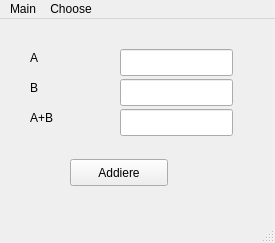
<?xml version="1.0" encoding="UTF-8"?>
<ui version="4.0">
 <class>MainWindow</class>
 <widget class="QMainWindow" name="MainWindow">
  <property name="geometry">
   <rect>
    <x>0</x>
    <y>0</y>
    <width>275</width>
    <height>243</height>
   </rect>
  </property>
  <property name="windowTitle">
   <string>MainWindow</string>
  </property>
  <widget class="QWidget" name="centralwidget">
   <widget class="QStackedWidget" name="stackedWidget">
    <property name="geometry">
     <rect>
      <x>0</x>
      <y>0</y>
      <width>261</width>
      <height>201</height>
     </rect>
    </property>
    <property name="currentIndex">
     <number>0</number>
    </property>
    <widget class="QWidget" name="page">
     <widget class="QLineEdit" name="InputB_1">
      <property name="geometry">
       <rect>
        <x>120</x>
        <y>60</y>
        <width>113</width>
        <height>27</height>
       </rect>
      </property>
     </widget>
     <widget class="QLabel" name="LabelA_1">
      <property name="geometry">
       <rect>
        <x>30</x>
        <y>30</y>
        <width>66</width>
        <height>17</height>
       </rect>
      </property>
      <property name="text">
       <string>A</string>
      </property>
     </widget>
     <widget class="QLabel" name="LabelC_1">
      <property name="geometry">
       <rect>
        <x>30</x>
        <y>90</y>
        <width>66</width>
        <height>17</height>
       </rect>
      </property>
      <property name="text">
       <string>A+B</string>
      </property>
     </widget>
     <widget class="QLineEdit" name="ResultC_1">
      <property name="geometry">
       <rect>
        <x>120</x>
        <y>90</y>
        <width>113</width>
        <height>27</height>
       </rect>
      </property>
     </widget>
     <widget class="QLabel" name="LabelB_1">
      <property name="geometry">
       <rect>
        <x>30</x>
        <y>60</y>
        <width>66</width>
        <height>17</height>
       </rect>
      </property>
      <property name="text">
       <string>B</string>
      </property>
     </widget>
     <widget class="QPushButton" name="Calculate_1">
      <property name="geometry">
       <rect>
        <x>70</x>
        <y>140</y>
        <width>98</width>
        <height>27</height>
       </rect>
      </property>
      <property name="text">
       <string>Addiere</string>
      </property>
     </widget>
     <widget class="QLineEdit" name="InputA_1">
      <property name="geometry">
       <rect>
        <x>120</x>
        <y>30</y>
        <width>113</width>
        <height>27</height>
       </rect>
      </property>
     </widget>
    </widget>
    <widget class="QWidget" name="page_2">
     <widget class="QLineEdit" name="InputB_2">
      <property name="geometry">
       <rect>
        <x>120</x>
        <y>60</y>
        <width>113</width>
        <height>27</height>
       </rect>
      </property>
     </widget>
     <widget class="QLabel" name="LabelA_2">
      <property name="geometry">
       <rect>
        <x>30</x>
        <y>30</y>
        <width>66</width>
        <height>17</height>
       </rect>
      </property>
      <property name="text">
       <string>A</string>
      </property>
     </widget>
     <widget class="QLabel" name="LabelC_2">
      <property name="geometry">
       <rect>
        <x>30</x>
        <y>90</y>
        <width>66</width>
        <height>17</height>
       </rect>
      </property>
      <property name="text">
       <string>A-B</string>
      </property>
     </widget>
     <widget class="QLineEdit" name="ResultC_2">
      <property name="geometry">
       <rect>
        <x>120</x>
        <y>90</y>
        <width>113</width>
        <height>27</height>
       </rect>
      </property>
     </widget>
     <widget class="QLabel" name="LabelB_2">
      <property name="geometry">
       <rect>
        <x>30</x>
        <y>60</y>
        <width>66</width>
        <height>17</height>
       </rect>
      </property>
      <property name="text">
       <string>B</string>
      </property>
     </widget>
     <widget class="QPushButton" name="Calculate_2">
      <property name="geometry">
       <rect>
        <x>70</x>
        <y>140</y>
        <width>98</width>
        <height>27</height>
       </rect>
      </property>
      <property name="text">
       <string>Subtrahiere</string>
      </property>
     </widget>
     <widget class="QLineEdit" name="InputA_2">
      <property name="geometry">
       <rect>
        <x>120</x>
        <y>30</y>
        <width>113</width>
        <height>27</height>
       </rect>
      </property>
     </widget>
    </widget>
   </widget>
  </widget>
  <widget class="QMenuBar" name="menubar">
   <property name="geometry">
    <rect>
     <x>0</x>
     <y>0</y>
     <width>275</width>
     <height>25</height>
    </rect>
   </property>
   <widget class="QMenu" name="menuMain">
    <property name="title">
     <string>Main</string>
    </property>
    <addaction name="actionQuit"/>
   </widget>
   <widget class="QMenu" name="menuChoose">
    <property name="title">
     <string>Choose</string>
    </property>
    <addaction name="actionAdd"/>
    <addaction name="actionSub"/>
   </widget>
   <addaction name="menuMain"/>
   <addaction name="menuChoose"/>
  </widget>
  <widget class="QStatusBar" name="statusbar"/>
  <action name="actionQuit">
   <property name="text">
    <string>Quit</string>
   </property>
  </action>
  <action name="actionAddieren">
   <property name="text">
    <string>Addieren</string>
   </property>
  </action>
  <action name="actionSubtrahieren">
   <property name="text">
    <string>Subtrahieren</string>
   </property>
  </action>
  <action name="actionAdd">
   <property name="text">
    <string>Add</string>
   </property>
  </action>
  <action name="actionSub">
   <property name="text">
    <string>Sub</string>
   </property>
  </action>
 </widget>
 <resources/>
 <connections/>
</ui>
